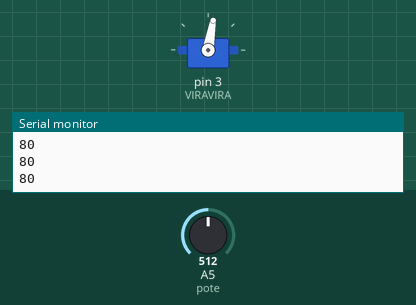
This sketch was run on a simulated Arduino Uno, built with avr-gcc and run on an emulated ATmega328P. Parts: servo, the last lines printed to the serial monitor. Inputs (shaded band) come from the test bench; at power-on: A5 (pote) = 512.

Above: at 1.2 s.
1.3 s: A5 (pote) set to 716
At 2.5 s:
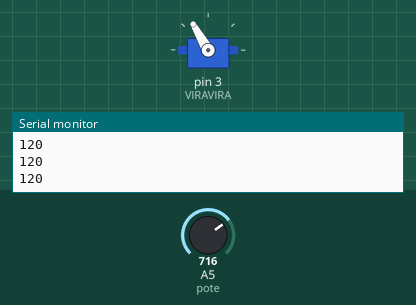
2.8 s: A5 (pote) set to 900
At 4.0 s:
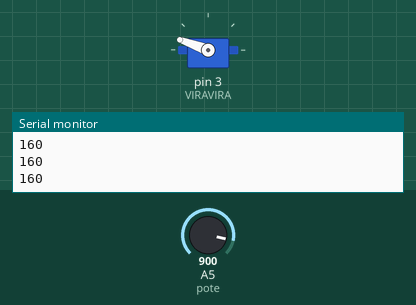
4.3 s: A5 (pote) set to 1023
At 5.4 s:
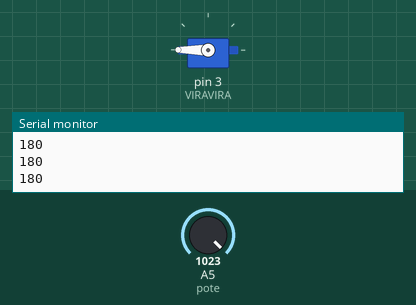
5.8 s: A5 (pote) set to 306
At 6.7 s:
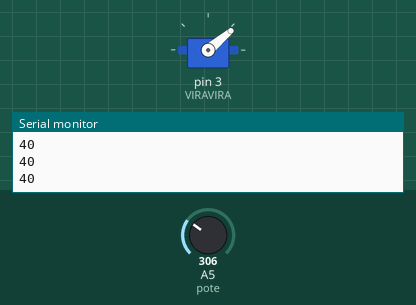
7.3 s: A5 (pote) set to 122
At 8.0 s:
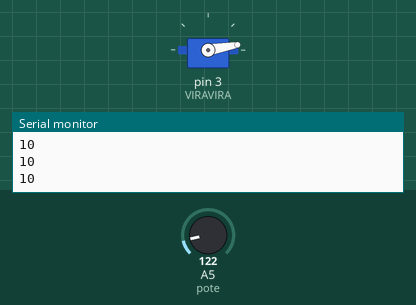
8.8 s: A5 (pote) set to 511
At 9.3 s:
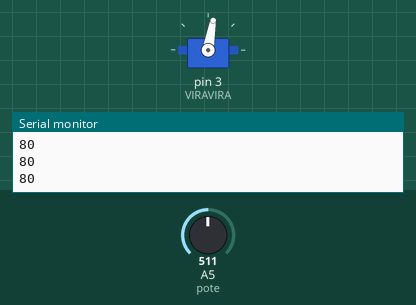
Timing chart, 0 to 11.4 s (numbered marks = the images above; inputs shaded):
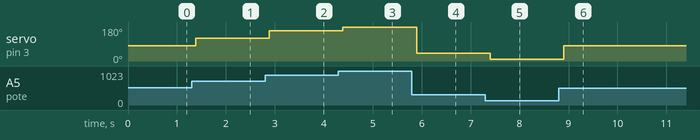

Measured:
- after the input at 1.3 s, servo on pin 3 (VIRAVIRA): 80° → 120° after 0.08 s
- after the input at 2.8 s, servo on pin 3 (VIRAVIRA): 120° → 160° after 0.08 s
- after the input at 4.3 s, servo on pin 3 (VIRAVIRA): 160° → 180° after 0.09 s
- after the input at 5.8 s, servo on pin 3 (VIRAVIRA): 180° → 40° after 0.09 s
- after the input at 7.3 s, servo on pin 3 (VIRAVIRA): 40° → 10° after 0.10 s
- after the input at 8.8 s, servo on pin 3 (VIRAVIRA): 10° → 80° after 0.10 s

The sketch:

Code_Posicionamento_Analoxico.ino
```cpp
/*
-----POSICIONAMENTO DUN SERVO EMPREGANDO UN SENSOR ANALÓXICO.----

Realiza unha montaxe na que un servo (alimentado por
unha batería externa) se conecte no pin PWM D03 (3~)
como entrada de control (saída para Arduíno) e un potenciómetro
se conecte no pin analóxico A05 como entrada do Arduíno.

- O programa debe ser reactivo ao potenciómetro (8 veces por segundo).
- O potenciómetro controla o ángulo de xiro do servo.
- A precisión do potenciómetro é de 10º.

*****************************************************************/
/***************************************************************

Programa feito por Mario Fernández Tubío.
Última revisión: 03/05/2025

********************************************************/
#include <Servo.h>
#define pote A5


int pos = 0;
int veloz = 125;      // Reactividade (1000 ms / 8 = 125 ms)
int paso = 10;        // Precisión en pasos de 10º

Servo VIRAVIRA;

void setup(){

  VIRAVIRA.attach(3);
  Serial.begin(9600);


}

void loop(){

// Lemos o pote
  pos = analogRead(pote);


/* Limitamos o rango de entrada para asegurarnos de que
   map() só recibe valores no rango esperado.

        constrain(valor,min,max)*/
  pos = constrain(pos, 50, 975);

/* Remapear o rango para que "50 sexa 0" e "975 sexa 1023".
     "map(valor, fromLow, fromHigh, toLow, toHigh)"*/
  pos = map(pos, 50,    975,       0,     180);


// Axustamos á precisión de 10 grados
  pos = (pos / paso) * paso;


  VIRAVIRA.write(pos);

  Serial.println(pos);

  delay(veloz);

}
```
